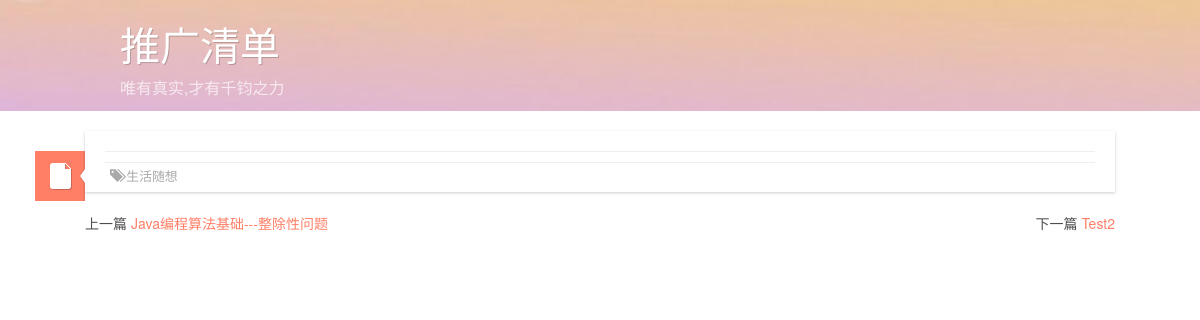
The app's page /article/21/ with its own data.
### article/models.py (models this page shows, shortened)
class Article(models.Model):  # 文章
	title = models.CharField(max_length=100)
	author = models.ForeignKey(Author)
	tags = models.ManyToManyField(Tag, blank=True)  # 标签
	classification = models.ForeignKey(Classification)  # 分类
	content = models.TextField(blank=True, null=True)
	publish_time = models.DateTimeField(auto_now_add=True)
	count = models.IntegerField(default=0)  # 文章点击数,但未实现统计文章点击数的功能
	objects = models.Manager()  # 默认的管理器
	date_list = ArticleManager()  # 自定义的管理器
	@models.permalink
	def get_absolute_url(self):
		return ('detail', (), {
			'id': self.id})
	def get_before_article(self):  # 返回当前文章的前一篇文章
		temp = Article.objects.order_by('id')
		cur = Article.objects.get(id=self.id)
		count = 0
		for i in temp:
			if i.id == cur.id:
				index = count
				break
			else:
				count = count + 1
		if index != 0:
			return temp[index - 1]
	def get_after_article(self):  # 返回当前文章的后一篇文章
		temp = Article.objects.order_by('id')
		max = len(temp) - 1
		cur = Article.objects.get(id=self.id)
		count = 0
		for i in temp:
			if i.id == cur.id:
				index = count
				break
			else:
				count = count + 1
		if index != max:
			return temp[index + 1]
	def __unicode__(self):
		return self.title
	class Meta:  # 按时间下降排序
		ordering = ['-publish_time']

class Classification(models.Model):
	name = models.CharField(max_length=25)
	objects = models.Manager()  # 默认的管理器
	class_list = ClassManager()  # 自定义的管理器
	def __unicode__(self):
		return self.name

### article/views.py (the view)
def detail(request, id):
	try:
		article = Article.objects.get(id=str(id))
	except Article.DoesNotExist:
		raise Http404
	classification = Classification.class_list.get_Class_list()
	tagCloud = json.dumps(Tag.tag_list.get_Tag_list(), ensure_ascii=False)  # 标签,以及对应的文章数目
	date_list = Article.date_list.get_Article_onDate()
	return render_to_response('blog/content.html', locals(), context_instance=RequestContext(request))

### article/models.py (called while the page is built)
	def get_Tag_list(self):  # 返回文章标签列表, 每个标签以及对应的文章数目
		tags = Tag.objects.all()  # 获取所有标签
		tag_list = []
		for i in range(len(tags)):
			tag_list.append([])
		for i in range(len(tags)):
			temp = Tag.objects.get(name=tags[i])  # 获取当前标签
			posts = temp.article_set.all()  # 获取当前标签下的所有文章
			tag_list[i].append(tags[i].name)
			tag_list[i].append(len(posts))
		return tag_list

	def __unicode__(self):
		return self.name

	def get_Class_list(self):  # 返回文章分类列表, 每个分类以及对应的文章数目
		classf = Classification.objects.all()  # 获取所有的分类
		class_list = []
		for i in range(len(classf)):
			class_list.append([])
		for i in range(len(classf)):
			temp = Classification.objects.get(name=classf[i])  # 获取当前分类
			posts = temp.article_set.all()  # 获取当前分类下的所有文章
			class_list[i].append(classf[i])
			class_list[i].append(len(posts))
		return class_list

	def get_Article_onDate(self):  # 实现文章的按月归档, 返回 月份以及对应的文章数  如: [[2015.5,5],[2015.4,5]] ,
		post_date = Article.objects.dates('publish_time', 'month')
		date_list = []
		for i in range(len(post_date)):
			date_list.append([])
		for i in range(len(post_date)):
			curyear = post_date[i].year
			curmonth = post_date[i].month
			tempArticle = Article.objects.filter(publish_time__year=curyear).filter(publish_time__month=curmonth)
			tempNum = len(tempArticle)
			date_list[i].append(post_date[i])
			date_list[i].append(tempNum)
		return date_list

### templates/blog/content.html (shortened to what this page needs)
{% extends "base.html" %}
{% block content %}
	<div class="archive">
		<div id="archives">
			<header class="entry-header">
				<div class="entry-info">
				</div>
				<div class="post-format-indicator">
					<a class="entry-format" href="{{ article.get_absolute_url }}"></a>
				</div>
			</header>
			<footer class="entry-meta">
				<div class="fenlei">
		<span class="entry-categories">
                	<span class="glyphicon glyphicon-tags" aria-hidden="true"></span>
			<a href="{% url 'classfiDetail' classfi=article.classification %}"
			   rel="category">{{ article.classification }}</a>
		</span>
				</div>
			</footer>
		</div>
	</div>
	{% if article.get_before_article %}
		{% with before=article.get_before_article %}
			<p class="p1">上一篇 <a href="{{ before.get_absolute_url }}">{{ before }} </a></p>
		{% endwith %}
	{% endif %}
	{% if article.get_after_article %}
		{% with after=article.get_after_article %}
			<p class="p2">下一篇 <a href="{{ after.get_absolute_url }}">{{ after }} </a></p>
		{% endwith %}
	{% endif %}
{% endblock %}

### static/css/style.css (style rules this page uses)
body { font-family: Georgia, "Times New Roman", Times, serif; color: #555; }
html, body, div, span, applet, object, iframe, h1, h2, h3, h4, h5, h6, p, blockquote, pre, a, abbr, acronym, address, big, cite, code, del, dfn, em, img, ins, kbd, q, s, samp, small, strike, strong, sub, sup, tt, var, b, u, i, center, dl, dt, dd, ol, ul, li, fieldset, form, label, legend, table, caption, tbody, tfoot, thead, tr, th, td, article, aside, canvas, details, embed, figure, figcaption, footer, header, hgroup, menu, nav, output, ruby, section, summary, time, mark, audio, video { margin: 0; padding: 0; border: 0; font-size: 100%; font: inherit; vertical-align: baseline; }
article, aside, details, figcaption, figure, footer, header, hgroup, menu, nav, section { display: block; }
body { line-height: 1; }
*, *:before, *:after { -moz-box-sizing: border-box; -webkit-box-sizing: border-box; -ms-box-sizing: border-box; box-sizing: border-box; }
html, body { font-size: 100%; }
body { color: #4e4e4e; padding: 0; margin: 0; font-family: "微软雅黑", "Source Sans Pro", "Helvetica Neue", "Helvetica", Helvetica, Arial, sans-serif; font-weight: normal; font-style: normal; line-height: 1; position: relative; }
a { color: #ff7f66; text-decoration: none; line-height: inherit; }
p { font-size: 14px; line-height: 1.6; margin-bottom: 1.25em; }
p a, p a:visited { line-height: inherit; }
.entry-info { margin-bottom: 10px; padding-bottom: 20px; font-size: 0.8em; line-height: 1.3; border-bottom: 1px solid #efefef; }
.entry-meta { font-size: 0.8em; line-height: 1.3; border-top: 1px solid #efefef; height: 30px; padding: 5px; }
.entry-date, .author.vcard, .entry-tags, .entry-categories, .full-size-link { margin-right: 10px; }
.more-link, .entry-info, .entry-meta, .entry-info a, .entry-meta a { color: #a9a9a9; text-transform: uppercase; }
.post-format-indicator { position: absolute; top: 20px; width: 50px; height: 50px; background-color: #ff7f66; background-image: url("post.png"); background-position:-150px 0px; margin-left:-20px; }
.layout-cs .post-format-indicator, .layout-c .post-format-indicator { left: -50px; }
.post-format-indicator .entry-format { display: block; width: 100%; height: 100%; text-indent: -9999px; background-image: url("post.png"); background-position: 0 -100px; }
.entry-header { position:relative; }
.archive { padding: 0 20px; margin-bottom: 20px; background-color: #fff; -moz-box-shadow: 0 1px 3px 0 rgba(0, 0, 0, 0.2); -webkit-box-shadow: 0 1px 3px 0 rgba(0, 0, 0, 0.2); box-shadow: 0 1px 3px 0 rgba(0, 0, 0, 0.2); }
.fenlei { float:left; }
.p1 { float:left; }
.p2 { float:right; }

### records on screen
Article: classification "生活随想"
Article: title "Java编程算法基础---整除性问题"
Article: title "Test2"
